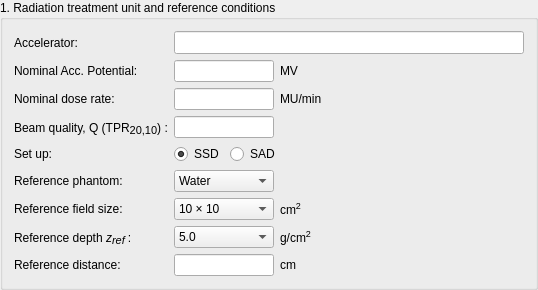
          <widget class="QGroupBox" name="sectionOneGB">
           <property name="enabled">
            <bool>true</bool>
           </property>
           <property name="sizePolicy">
            <sizepolicy hsizetype="Preferred" vsizetype="Fixed">
             <horstretch>0</horstretch>
             <verstretch>0</verstretch>
            </sizepolicy>
           </property>
           <property name="minimumSize">
            <size>
             <width>0</width>
             <height>0</height>
            </size>
           </property>
           <property name="maximumSize">
            <size>
             <width>16777215</width>
             <height>16777215</height>
            </size>
           </property>
           <property name="autoFillBackground">
            <bool>false</bool>
           </property>
           <property name="title">
            <string>1. Radiation treatment unit and reference conditions </string>
           </property>
           <property name="flat">
            <bool>false</bool>
           </property>
           <layout class="QVBoxLayout" name="verticalLayout_2">
            <item>
             <layout class="QFormLayout" name="sectionOneFL">
              <property name="sizeConstraint">
               <enum>QLayout::SetDefaultConstraint</enum>
              </property>
              <property name="fieldGrowthPolicy">
               <enum>QFormLayout::ExpandingFieldsGrow</enum>
              </property>
              <property name="rowWrapPolicy">
               <enum>QFormLayout::WrapLongRows</enum>
              </property>
              <item row="0" column="0">
               <widget class="QLabel" name="linacNameLabel">
                <property name="text">
                 <string>Accelerator:</string>
                </property>
               </widget>
              </item>
              <item row="0" column="1">
               <widget class="QLineEdit" name="linacNameLE">
                <property name="sizePolicy">
                 <sizepolicy hsizetype="Fixed" vsizetype="Fixed">
                  <horstretch>0</horstretch>
                  <verstretch>0</verstretch>
                 </sizepolicy>
                </property>
                <property name="minimumSize">
                 <size>
                  <width>350</width>
                  <height>0</height>
                 </size>
                </property>
                <property name="font">
                 <font>
                  <pointsize>10</pointsize>
                 </font>
                </property>
                <property name="clearButtonEnabled">
                 <bool>true</bool>
                </property>
               </widget>
              </item>
              <item row="1" column="0">
               <widget class="QLabel" name="nomAccPotLabel">
                <property name="text">
                 <string>Nominal Acc. Potential:</string>
                </property>
               </widget>
              </item>
              <item row="1" column="1">
               <layout class="QHBoxLayout" name="nomAccPotHL">
                <item>
                 <widget class="QLineEdit" name="nomAccPotLE">
                  <property name="sizePolicy">
                   <sizepolicy hsizetype="Minimum" vsizetype="Fixed">
                    <horstretch>0</horstretch>
                    <verstretch>0</verstretch>
                   </sizepolicy>
                  </property>
                  <property name="minimumSize">
                   <size>
                    <width>0</width>
                    <height>0</height>
                   </size>
                  </property>
                  <property name="maximumSize">
                   <size>
                    <width>100</width>
                    <height>16777215</height>
                   </size>
                  </property>
                  <property name="mouseTracking">
                   <bool>false</bool>
                  </property>
                  <property name="focusPolicy">
                   <enum>Qt::ClickFocus</enum>
                  </property>
                  <property name="cursorPosition">
                   <number>0</number>
                  </property>
                  <property name="alignment">
                   <set>Qt::AlignLeading|Qt::AlignLeft|Qt::AlignVCenter</set>
                  </property>
                  <property name="readOnly">
                   <bool>false</bool>
                  </property>
                  <property name="clearButtonEnabled">
                   <bool>false</bool>
                  </property>
                 </widget>
                </item>
                <item>
                 <widget class="QLabel" name="nomAccPotUnit">
                  <property name="sizePolicy">
                   <sizepolicy hsizetype="Fixed" vsizetype="Preferred">
                    <horstretch>0</horstretch>
                    <verstretch>0</verstretch>
                   </sizepolicy>
                  </property>
                  <property name="text">
                   <string>MV</string>
                  </property>
                 </widget>
                </item>
               </layout>
              </item>
              <item row="2" column="0">
               <widget class="QLabel" name="nomDoseRateLabel">
                <property name="text">
                 <string>Nominal dose rate:</string>
                </property>
               </widget>
              </item>
              <item row="2" column="1">
               <layout class="QHBoxLayout" name="nomDoseRateHL">
                <item>
                 <widget class="QLineEdit" name="nomDoseRateLE">
                  <property name="sizePolicy">
                   <sizepolicy hsizetype="Fixed" vsizetype="Fixed">
                    <horstretch>0</horstretch>
                    <verstretch>0</verstretch>
                   </sizepolicy>
                  </property>
                  <property name="maximumSize">
                   <size>
                    <width>100</width>
                    <height>16777215</height>
                   </size>
                  </property>
                 </widget>
                </item>
                <item>
                 <widget class="QLabel" name="nomDoseRateUnit">
                  <property name="text">
                   <string>MU/min</string>
                  </property>
                 </widget>
                </item>
               </layout>
              </item>
              <item row="3" column="0">
               <widget class="QLabel" name="beamQualityLabel">
                <property name="text">
                 <string>&lt;html&gt;&lt;head/&gt;&lt;body&gt;&lt;p&gt;Beam quality, Q (TPR&lt;span style=&quot; font-size:12pt; vertical-align:sub;&quot;&gt;20,10&lt;/span&gt;) :&lt;/p&gt;&lt;/body&gt;&lt;/html&gt;</string>
                </property>
               </widget>
              </item>
              <item row="3" column="1">
               <widget class="QLineEdit" name="beamQualityLE">
                <property name="minimumSize">
                 <size>
                  <width>0</width>
                  <height>0</height>
                 </size>
                </property>
                <property name="maximumSize">
                 <size>
                  <width>100</width>
                  <height>16777215</height>
                 </size>
                </property>
               </widget>
              </item>
              <item row="4" column="0">
               <widget class="QLabel" name="calibSetupLabel">
                <property name="text">
                 <string>Set up:</string>
                </property>
               </widget>
              </item>
              <item row="4" column="1">
               <layout class="QHBoxLayout" name="calSetupHL">
                <item>
                 <widget class="QRadioButton" name="ssdRadioButton">
                  <property name="text">
                   <string>SSD</string>
                  </property>
                  <property name="checked">
                   <bool>true</bool>
                  </property>
                  <property name="autoExclusive">
                   <bool>true</bool>
                  </property>
                  <attribute name="buttonGroup">
                   <string notr="true">calibSetupGroup</string>
                  </attribute>
                 </widget>
                </item>
                <item>
                 <widget class="QRadioButton" name="sadRadioButton">
                  <property name="text">
                   <string>SAD</string>
                  </property>
                  <attribute name="buttonGroup">
                   <string notr="true">calibSetupGroup</string>
                  </attribute>
                 </widget>
                </item>
               </layout>
              </item>
              <item row="5" column="0">
               <widget class="QLabel" name="refPhantomLabel">
                <property name="text">
                 <string>Reference phantom:</string>
                </property>
               </widget>
              </item>
              <item row="5" column="1">
               <widget class="QComboBox" name="refPhantomComboB">
                <property name="minimumSize">
                 <size>
                  <width>100</width>
                  <height>0</height>
                 </size>
                </property>
                <item>
                 <property name="text">
                  <string>Water</string>
                 </property>
                </item>
               </widget>
              </item>
              <item row="6" column="0">
               <widget class="QLabel" name="refFieldSizeLabel">
                <property name="text">
                 <string>Reference field size:</string>
                </property>
               </widget>
              </item>
              <item row="6" column="1">
               <layout class="QHBoxLayout" name="refFieldSizeHL">
                <item>
                 <widget class="QComboBox" name="reffieldSizeComboB">
                  <property name="sizePolicy">
                   <sizepolicy hsizetype="Fixed" vsizetype="Fixed">
                    <horstretch>0</horstretch>
                    <verstretch>0</verstretch>
                   </sizepolicy>
                  </property>
                  <property name="minimumSize">
                   <size>
                    <width>100</width>
                    <height>0</height>
                   </size>
                  </property>
                  <property name="maximumSize">
                   <size>
                    <width>100</width>
                    <height>16777215</height>
                   </size>
                  </property>
                  <item>
                   <property name="text">
                    <string>10 × 10</string>
                   </property>
                  </item>
                 </widget>
                </item>
                <item>
                 <widget class="QLabel" name="fieldSizeUnit">
                  <property name="text">
                   <string>&lt;html&gt;&lt;head/&gt;&lt;body&gt;&lt;p&gt;cm&lt;span style=&quot; font-size:11pt; vertical-align:super;&quot;&gt;2&lt;/span&gt;&lt;/p&gt;&lt;/body&gt;&lt;/html&gt;</string>
                  </property>
                 </widget>
                </item>
               </layout>
              </item>
              <item row="7" column="0">
               <widget class="QLabel" name="refDepthLabel">
                <property name="text">
                 <string>&lt;html&gt;&lt;head/&gt;&lt;body&gt;&lt;p&gt;Reference depth &lt;span style=&quot; font-style:italic;&quot;&gt;z&lt;/span&gt;&lt;span style=&quot; font-size:12pt; font-style:italic; vertical-align:sub;&quot;&gt;ref  &lt;/span&gt;:&lt;/p&gt;&lt;/body&gt;&lt;/html&gt;</string>
                </property>
               </widget>
              </item>
              <item row="7" column="1">
               <layout class="QHBoxLayout" name="refDepthHL">
                <item>
                 <widget class="QComboBox" name="refDepthComboB">
                  <property name="sizePolicy">
                   <sizepolicy hsizetype="Fixed" vsizetype="Fixed">
                    <horstretch>0</horstretch>
                    <verstretch>0</verstretch>
                   </sizepolicy>
                  </property>
                  <property name="minimumSize">
                   <size>
                    <width>100</width>
                    <height>0</height>
                   </size>
                  </property>
                  <item>
                   <property name="text">
                    <string>5.0</string>
                   </property>
                  </item>
                  <item>
                   <property name="text">
                    <string>10.0</string>
                   </property>
                  </item>
                 </widget>
                </item>
                <item>
                 <widget class="QLabel" name="refDepthUnit">
                  <property name="text">
                   <string>&lt;html&gt;&lt;head/&gt;&lt;body&gt;&lt;p&gt;g/cm&lt;span style=&quot; font-size:11pt; vertical-align:super;&quot;&gt;2&lt;/span&gt;&lt;/p&gt;&lt;/body&gt;&lt;/html&gt;</string>
                  </property>
                 </widget>
                </item>
               </layout>
              </item>
              <item row="8" column="0">
               <widget class="QLabel" name="refDistanceLabel">
                <property name="text">
                 <string>Reference distance:</string>
                </property>
               </widget>
              </item>
              <item row="8" column="1">
               <layout class="QHBoxLayout" name="refDistanceHL">
                <item>
                 <widget class="QLineEdit" name="refDistanceLE">
                  <property name="sizePolicy">
                   <sizepolicy hsizetype="Fixed" vsizetype="Fixed">
                    <horstretch>0</horstretch>
                    <verstretch>0</verstretch>
                   </sizepolicy>
                  </property>
                  <property name="minimumSize">
                   <size>
                    <width>100</width>
                    <height>0</height>
                   </size>
                  </property>
                  <property name="maximumSize">
                   <size>
                    <width>100</width>
                    <height>16777215</height>
                   </size>
                  </property>
                  <property name="inputMethodHints">
                   <set>Qt::ImhDigitsOnly</set>
                  </property>
                 </widget>
                </item>
                <item>
                 <widget class="QLabel" name="refDistanceUnit">
                  <property name="text">
                   <string>cm</string>
                  </property>
                 </widget>
                </item>
               </layout>
              </item>
             </layout>
            </item>
           </layout>
          </widget>
